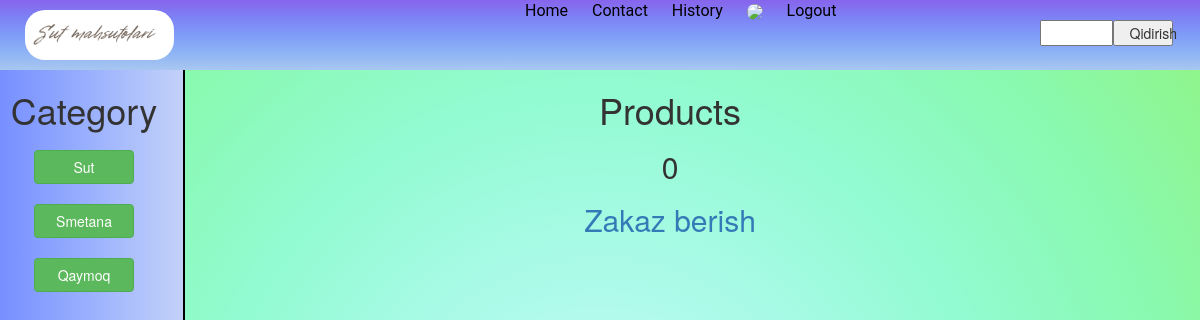
The app's page /cart (signed in) with its own data.
### main_page/models.py (models this page shows)
class Category(models.Model):
    category_name = models.CharField(max_length=35)
    category_added_date = models.DateTimeField(auto_now_add=True)
    def __str__(self):
        return self.category_name

### main_page/views.py (the view)
# urls.py: path('cart', views.cart_menu),
def cart_menu(request):
    id = request.user.id
    cart_menu = models.UserCart.objects.filter(user_id=id)
    all_category = models.Category.objects.all()
    total_sum = 0
    for users in cart_menu:
        total_sum = int(users.user_product_quantity) * float(users.user_product.product_price) + total_sum
    return render(request, 'cart_menu_user.html', {'cart_menu': cart_menu, 'all_categories': all_category, 'sum':total_sum})

### main_page/templates/cart_menu_user.html (shortened to what this page needs)
<!DOCTYPE html>
{% load static %}
<html lang="en">
<head>
     <link rel="stylesheet" href="https://maxcdn.bootstrapcdn.com/bootstrap/3.4.1/css/bootstrap.min.css">
</head>
<body>
  <div class="container-fluid header">
       <div class="row">
           <div class="col-lg-5 col-md-4 col-sm-3 col-xs-4">
               <img src="{% static 'images/logo.png' %}" alt="logo" class="logo" />
           </div>
          <div class="col-lg-7 col-md-8 col-sm-9 col-xs-8">
            <div class="row">
              <ul class="m-0 uls col-lg-9 col-md-8 col-sm-8 col-xs-12">
                 <li class="lis">
                   <a href="/" class="lia">Home</a>
                 </li>
                 <li  class="lis">
                  <a href="/contact" class="lia">Contact</a>
                 </li>
                 <li class="lis">
                   <a href="/history" class="lia">History</a>
                 </li>
                 <li class="lis">
                   <a href="/cart" class="lia"><img class="cartimg" src="https://encrypted-tbn0.gstatic.com/images?q=tbn:ANd9GcSYC-Iz4uNdM_XPgZ7H0tR1cr1GyQVlshbCSQ&usqp=CAU"></a>
                 </li>
                      {% if user.is_authenticated %}
                 <li class="lis">
                   <a href="/accounts/logout" class="lia">Logout</a>
                 </li>
                    {% endif %}
              </ul>
              <div class="col-lg-3 col-md-4 col-sm-4 col-xs-12 ">
                    <form action="/search" method="post" class="row searchs">
                        <input type="text" name="search_product" class="col-sm-6 col-xs-6">
                        <button class="col-sm-5 col-xs-6">Qidirish</button>
                    </form>
              </div>
            </div>
          </div>
       </div>
  </div>
  {% block content %}
    <div class="container-fluid">
        <div class="row">
            <div class="col-xs-4 col-lg-2 col-md-2 col-sm-3 row card cards">
                <h1>Category</h1>
                     {% for category in all_categories %}
                <div class="col-sm-12 card acard">
                    <a href="/category/{{category}}" >
                     <button class="btn btn-success buttons">{{category}}</button>
                     </a>
                </div>
                {% endfor %}
            </div>
            <div class="col-xs-8 col-lg-10 col-md-10 col-sm-9 products">
                <div>
                    <h1>Products</h1>
                    <h2>{{sum}}</h2>
                    <h2><a href="/shop">Zakaz berish</a></h2>
                </div>
            </div>
        </div>
    </div>
    {% endblock content %}
</body>
</html>

### main_page/templates/cart_menu_user.html (style rules this page uses)
body { background-image: radial-gradient(circle, #d3f8f6, #aefaeb, #93fbd3, #89f9af, #91f482); }
.uls { list-style: none; }
.lis { display: inline-block; margin: 0 10px; }
.lia { color: black; text-decoration: none; font-size: 16px; font-family: Roboto; }
.logo { margin: 10px; height:50px; border-radius:20px; }
.cartimg { height:50px; border-radius:50%; }
.header { background-image: linear-gradient(to top, #a8c7f0, #8eb3f5, #7f9cf8, #7d82f5, #8764ec); padding:10px,0px; }
.searchs { margin:20px 0px; }
.cards { border-right:2px solid black; height:905px; background-image: linear-gradient(to left, #c3d1f9, #adc0fc, #98aefe, #849cff, #718aff); text-align: center; }
.products { text-align: center; }
.acard { margin-top:10px; }
.buttons { min-width: 100px; margin:0px 0px 10px 0px; }

### records on screen
Category: category_name "Sut"
Category: category_name "Smetana"
Category: category_name "Qaymoq"

### other values on screen
{{ sum }} "0"
